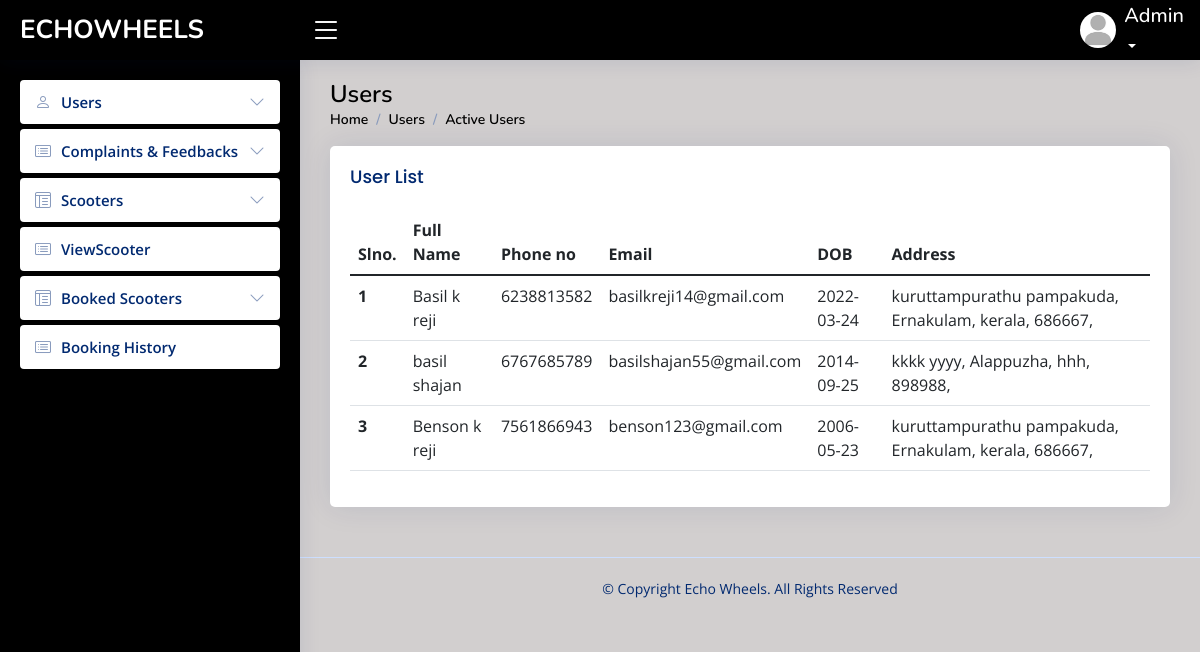
Page /admin/activeuser.php on the committed database.
### tables this page shows
CREATE TABLE `registration` (
  `first_name` varchar(30) NOT NULL,
  `last_name` varchar(30) NOT NULL,
  `contact` varchar(10) NOT NULL,
  `email_id` varchar(50) NOT NULL,
  `house_name` varchar(30) NOT NULL,
  `street_name` varchar(30) NOT NULL,
  `district_name` varchar(20) NOT NULL,
  `state_name` varchar(20) NOT NULL,
  `pincode` int(6) NOT NULL,
  `date_of_birth` date NOT NULL
);

### connect.php (called while the page is built, shortened)
<?php
$dbname="echowheels";
$conn=mysqli_connect("localhost","root","",$dbname);
function select_data($sql)
{
  global $conn;
  $res = mysqli_query($conn, $sql);
  if ($res)
    return $res;
  else
    return False;
}
?>

### admin/activeuser.php (the view, shortened to what this page needs)
<?php
include("header.php");
?>
<main id="main" class="main">
  <div class="pagetitle">
    <h1>Users</h1>
    <nav>
      <ol class="breadcrumb">
        <li class="breadcrumb-item"><a href="activeuser.php">Home</a></li>
        <li class="breadcrumb-item">Users</li>
        <li class="breadcrumb-item active">Active Users</li>
      </ol>
    </nav>
  </div>
  <section class="section dashboard">
    <div class="row">
      <section class="section">
        <div class="row">
          <div class="col-lg-12">
          <div class="card">
          <div class="card-body">
            <h5 class="card-title">
              User List
            </h5>
            <table class="table datatable">
              <thead>
                <tr>
                  <th scope="col">Slno.</th>
                  <th scope="col">Full Name</th>
                  <th scope="col">Phone no</th>
                  <th scope="col">Email</th>
                  <th scope="col">DOB</th>
                  <th scope="col">Address</th>
                </tr>
              </thead>
              <tbody>
                <?php
                $sql = "SELECT * FROM `registration` WHERE email_id IN (SELECT email_id FROM `login` WHERE user_type = 1)";
                $data = select_data($sql);
                $n = 1;
                while ($row = mysqli_fetch_assoc($data)) {
                  ?>
                  <tr>
                    <th scope='row'>
                      <?php echo $n++; ?>
                    </th>
                    <td>
                      <?php echo $row['first_name'] . " " . $row['last_name'] ?>
                    </td>
                    <td>
                      <?php echo $row['contact'] ?>
                    </td>
                    <td>
                      <?php echo $row['email_id'] ?>
                    </td>
                    <td>
                    <?php echo $row['date_of_birth'] ?>
                    </td>
                    <td>
                    <?php echo $row['house_name'] ?>
                      <?php echo $row['street_name'] ?>,
                      <?php echo $row['district_name'] ?>,
                      <?php echo $row['state_name'] ?>,
                      <?php echo $row['pincode'] ?>,
                    </td>
                  </tr>
                  <?php
                }
                ?>
              </tbody>
            </table>
          </div>
        </div>
    </div>
    </div>
  </section>
</main>

### admin/assets/css/styleeeee.css (style rules this page uses)
:root { scroll-behavior: smooth; }
body { font-family: "Open Sans", sans-serif; background: #d2cfcf; color: #444444; }
a { color: #4154f1; text-decoration: none; }
h1, h2, h3, h4, h5, h6 { font-family: "Nunito", sans-serif; }
#main { margin-top: 60px; padding: 20px 30px; transition: all 0.3s; }
.pagetitle { margin-bottom: 10px; }
.pagetitle h1 { font-size: 24px; margin-bottom: 0; font-weight: 600; color: #000000; }
.card { margin-bottom: 30px; border: none; border-radius: 5px; box-shadow: 0px 0 30px rgba(1, 41, 112, 0.1); }
.card-title { padding: 20px 0 15px 0; font-size: 18px; font-weight: 500; color: #012970; font-family: "Poppins", sans-serif; }
.card-body { padding: 0 20px 20px 20px; }
.breadcrumb { font-size: 14px; font-family: "Nunito", sans-serif; color: #000000; font-weight: 600; }
.breadcrumb a { color: #000000; transition: 0.3s; }
.breadcrumb .breadcrumb-item::before { color: #899bbd; }
.breadcrumb .active { color: #000000; font-weight: 600; }
@media (min-width: 1200px) { #main, #footer { margin-left: 300px; } }
.footer { padding: 20px 0; font-size: 14px; transition: all 0.3s; border-top: 1px solid #cddfff; }
.footer .copyright { text-align: center; color: #012970; }
.footer .credits { padding-top: 5px; text-align: center; font-size: 13px; color: #012970; }

### rows in the picture
registration: first_name "Basil", last_name "k reji", contact "6238813582", email_id "basilkreji14@gmail.com", date_of_birth "2022-03-24", house_name "kuruttampurathu", street_name "pampakuda", district_name "Ernakulam", state_name "kerala", pincode "686667"
registration: first_name "basil", last_name "shajan", contact "6767685789", email_id "basilshajan55@gmail.com", date_of_birth "2014-09-25", house_name "kkkk", street_name "yyyy", district_name "Alappuzha", state_name "hhh", pincode "898988"
registration: first_name "Benson", last_name "k reji", contact "7561866943", email_id "benson123@gmail.com", date_of_birth "2006-05-23", house_name "kuruttampurathu", street_name "pampakuda", district_name "Ernakulam", state_name "kerala", pincode "686667"
